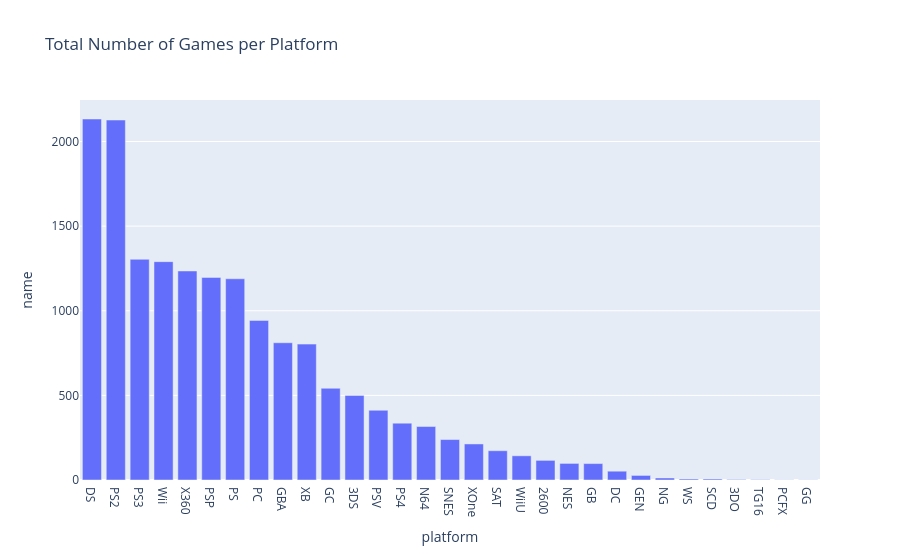

The notebook cell saved with this chart:
### Code cell
px.bar(platform_games, x='platform', y='name',
       title='Total Number of Games per Platform',
       labels={'Name': 'Number of Games'})

### Figure 1 — Plotly figure (JSON) as saved in the notebook; plotly's stock layout.template omitted (floating-point values rounded to 4 significant figures)
{"data": [{"hovertemplate": "platform=%{x}<br>name=%{y}<extra></extra>", "legendgroup": "", "marker": {"color": "#636efa", "pattern": {"shape": ""}}, "name": "", "orientation": "v", "showlegend": false, "textposition": "auto", "type": "bar", "x": ["DS", "PS2", "PS3", "Wii", "X360", "PSP", "PS", "PC", "GBA", "XB", "GC", "3DS", "PSV", "PS4", "N64", "SNES", "XOne", "SAT", "WiiU", "2600", "NES", "GB", "DC", "GEN", "NG", "WS", "SCD", "3DO", "TG16", "PCFX", "GG"], "xaxis": "x", "y": [2133, 2127, 1304, 1290, 1235, 1197, 1189, 943, 811, 803, 542, 500, 412, 336, 316, 239, 213, 173, 143, 116, 98, 97, 52, 27, 12, 6, 6, 3, 2, 1, 1], "yaxis": "y"}], "layout": {"barmode": "relative", "legend": {"tracegroupgap": 0}, "title": {"text": "Total Number of Games per Platform"}, "xaxis": {"anchor": "y", "domain": [0, 1], "title": {"text": "platform"}}, "yaxis": {"anchor": "x", "domain": [0, 1], "title": {"text": "name"}}}}
